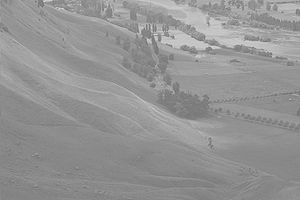
#> input picture imagenes/eq.jpg, 300 x 200 px, found by its file name
$ python equalize.py
#> lines starting #> are read from the running program, lines starting #| are printed output that depends on the picture
### test/p1.py
import numpy as np
import cv2 as cv
import math
import imutils  #Sólo se usa en show2 para poder hacer resize proporcional de las imágenes
from skimage import data

############################################################
# Dudas:
# - HighBoost -> adjustIntensity con A?
# A COMO UMBRAL DE ENTRADA
# - Añadir padding para los operadores morfológicos
# NO NECESARIO
#   -> en erode funciona(?) -> saber si hay casos en los que pueda fallar
# Fill debería funcionar en fondos/ figuras cortadas por los bordes de la imagen?
# -> OBVIAMENTE SI xd
# Gradient -> Operador de CentralDiff
#     -> [-1,0,1].T*[-1,0,1]?
############################################################

# -> mirar morfologia con kernels destructivos
#     -> dilatacion con un kernel con un 0 en 0,0

# -> hacer pruebas en morfología con 8-conectividad
# Funciones auxiliares

def read_img(path):
  """
  Devuelve una imagen en punto flotante a partir de su path.
  return - array (imagen)
  """
#> called with path = './imagenes/eq.jpg'
  return cv.imread(path, cv.IMREAD_GRAYSCALE)/255.
#> returned value: shape (200, 300) float64; min 0.392, max 0.875, mean 0.58

def save_img(img, name):
  cv.imwrite(name, 255*img)

# [450 lines left out: functions show, show, adjustIntensity, equalizeIntensity, filterImage, gaussKernel1D and 13 more, not called in this run]

  # [40 lines of commented-out code are left out]

# [2 lines that do not run on import are left out]

### test/equalize.py
import numpy as np
import cv2 as cv
import math
import imutils  #Sólo se usa en show2 para poder hacer resize proporcional de las imágenes
import matplotlib.pyplot as plt
import p1

def plotHist(inImage, outImage):
  ax1 = plt.subplot(221)
  ax1.imshow(inImage, cmap='gray', vmax=1, vmin=0)
  ax1.set_title("Original")
  ax1.set_axis_off()

  ax2 = plt.subplot(222, sharex=ax1, sharey=ax1)
  ax2.imshow(outImage, cmap='gray', vmax=1, vmin=0)
  ax2.set_title("Modificada")
  ax2.set_axis_off()

  ax3 = plt.subplot(223)
  ax3.hist(inImage.ravel() * 255, bins=256, range=(0,255))
  ax3.set_xlim(0, 255)
  ax3.autoscale(enable=True, axis='y', tight=True)
  ax3.set_xlabel("Intensidad")
  ax3.set_ylabel("Frecuencia")

  ax4 = plt.subplot(224, sharex=ax3, sharey=ax3)
  ax4.hist(outImage.ravel() * 255, bins=256, range=(0,255))
  ax4.set_xlim(0, 255)
  ax4.set_xlabel("Intensidad")
  ax4.set_ylabel("Frecuencia")

  plt.tight_layout()
  plt.show()


def adjustIntensity(inImage, inRange=[], outRange=[0, 1]): # [2]
  """
  Altera el rango dinámico de la imagen.
  - inRange = Rango de valores de intensidad de entrada.
  - outRange = Rango de valores de intensidad de salida.
  """
  if inRange == []:
    min_in = np.min(inImage)
    max_in = np.max(inImage)
  else :
    min_in = inRange[0]
    max_in = inRange[1]
  min_out = outRange[0]
  max_out = outRange[1]
  # print("MinIn: ",min_in,"\tMaxIn: ",max_in,"\n\tMinOut: ",min_out,"\tMaxOut: ",max_out)
  return min_out + (((max_out - min_out)*inImage - min_in)/(max_in - min_in))


# [20 lines of commented-out code are left out]

def equalizeIntensity(inImage, nBins=256):
#> called with nBins = 256
  hist = np.zeros(nBins, dtype='int')
  binsAux = np.linspace(np.min(inImage), np.max(inImage), nBins+1)
#> binsAux = 257 values from 0.392 to 0.875
  outImage = np.zeros((np.shape(inImage)),dtype='float32')
  for x in np.nditer(inImage):
    i = 0
    while x>binsAux[i]:
      i=i+1
    hist[i-1] = hist[i-1]+1
#> this loop made 60000 passes
#> x on passes 1 to 3: 0.6, 0.549, 0.561
#> after the loop, hist = 256 values, max 2580 at index 79, min 0 at index 0, mean 234.4
  cdf = hist.cumsum()
#> cdf = 256 values from 0 to 60000
  c_norm = cdf * hist.max() / cdf.max()
#> c_norm = 256 values from 0 to 2580
  outImage = np.interp(inImage, binsAux[:-1], c_norm)
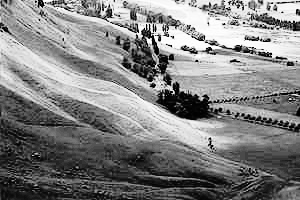
#> outImage: shape (200, 300) float64; min 0, max 2580, mean 1320.3; drawn with min black and max white
  outImage = adjustIntensity(outImage,[],[0,1])
#> in adjustIntensity, `min_in = np.min(inImage)`: min_in = 0
#> in adjustIntensity, `max_in = np.max(inImage)`: max_in = 2580
  return outImage

#####

def main():
  # image = p1.read_img("./imagenes/circles.png")
  # image = p1.read_img("./imagenes/circles1.png")
  image = p1.read_img("./imagenes/eq.jpg")
  image2 = equalizeIntensity(image, 256)
  plotHist(image, image2)
#> in plotHist, `plt.show()`:
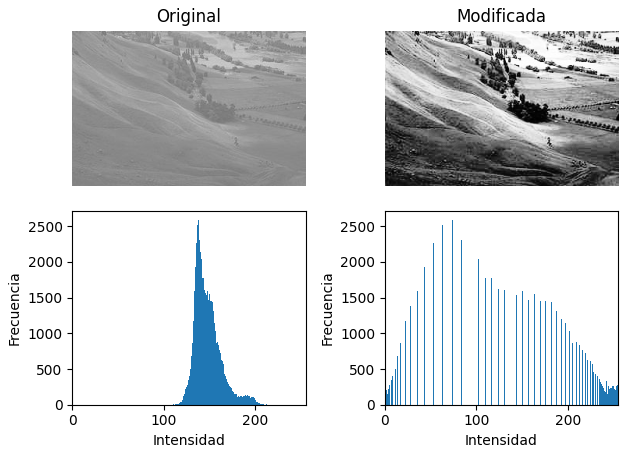
#> figure drawn by matplotlib, 4 panels; panel 3: tallest bar 2580 high, from x = 137.5 to 138.5; panel 4: tallest bar 2580 high, from x = 73.71 to 74.71

if __name__ == "__main__":
  main()
